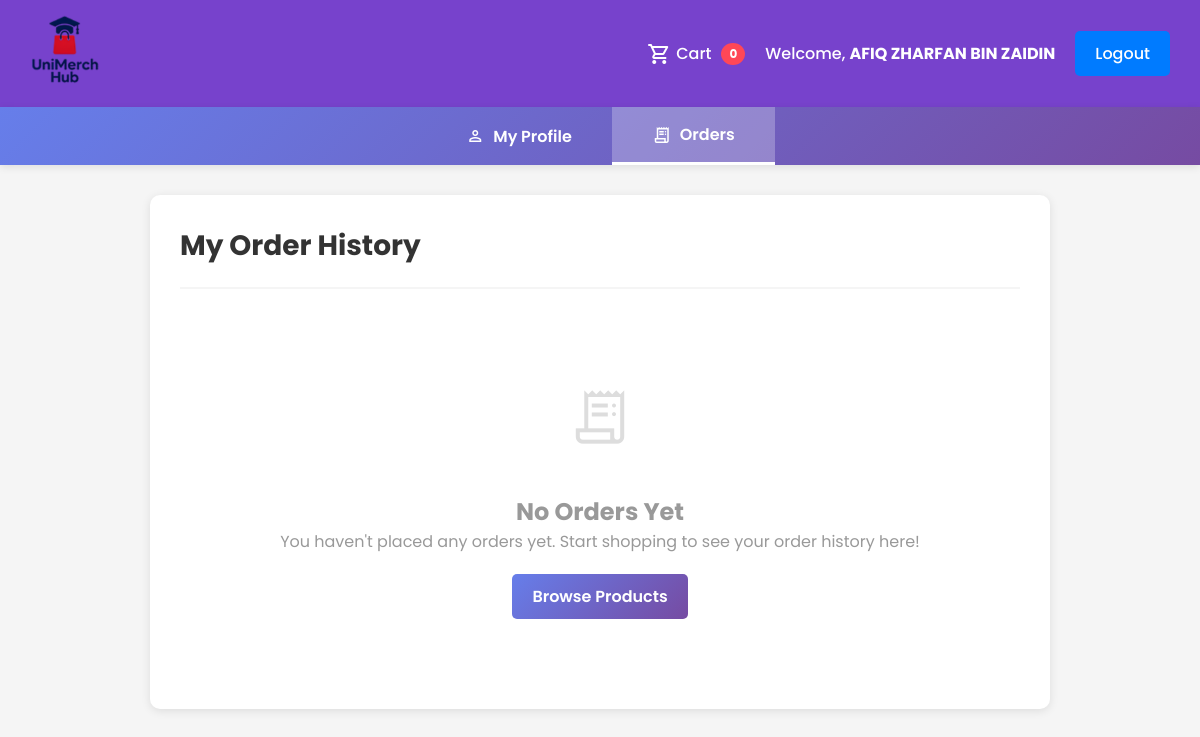
Before: /orderhistory.php (signed in) with the older database file.
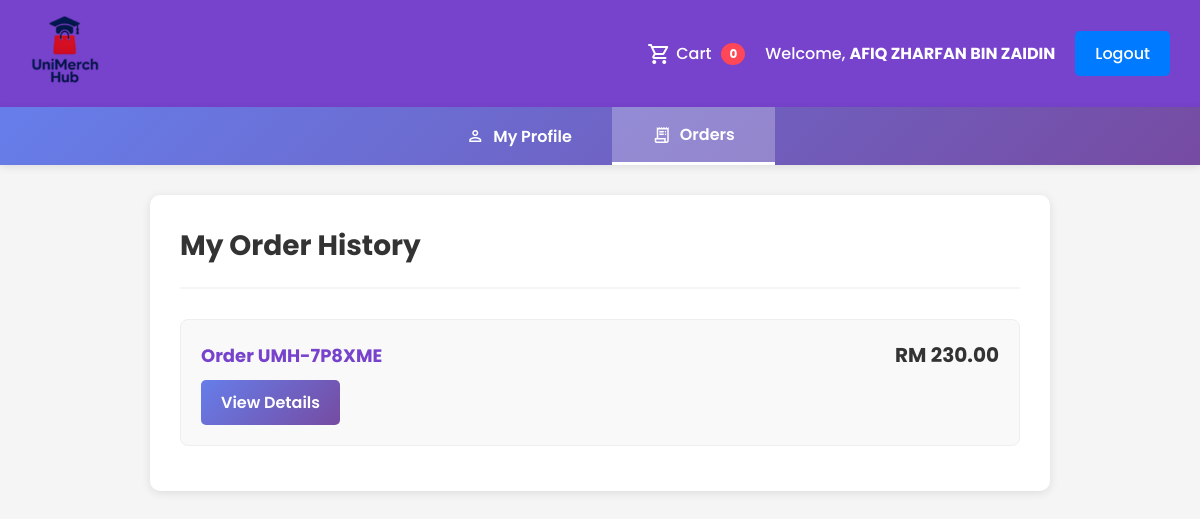
After: the same page with the newer database file.
### tables this page shows
CREATE TABLE `orders` (
  `orderID` int(11) NOT NULL,
  `userID` int(11) NOT NULL,
  `totalAmount` decimal(10,2) NOT NULL,
  `orderDate` timestamp NOT NULL DEFAULT current_timestamp(),
  `fullName` varchar(200) NOT NULL DEFAULT '',
  `phone` varchar(50) NOT NULL DEFAULT '',
  `address` varchar(400) NOT NULL DEFAULT '',
  `paymentMethod` varchar(100) NOT NULL DEFAULT '',
  `orderNumber` varchar(20) DEFAULT NULL
);

### orderhistory.php (the view, shortened to what this page needs)
<?php
include 'includes/db.php';
$userID = $_SESSION['userID'];
$isLoggedIn = isset($_SESSION['email']) && isset($_SESSION['fullName']) && isset($_SESSION['userID']);
$userName = $isLoggedIn ? $_SESSION['fullName'] : '';
function pickFirst($row, $candidates) {
    foreach ($candidates as $c) {
        if (isset($row[$c])) return $row[$c];
    }
    return null;
}
$queries = [
    "SELECT *, COALESCE(orderNumber, CONCAT('UMH-', LPAD(orderID, 6, '0'))) as displayOrderNumber FROM orders WHERE userID = ? ORDER BY orderID DESC",
    "SELECT *, COALESCE(orderNumber, CONCAT('UMH-', LPAD(id, 6, '0'))) as displayOrderNumber FROM orders WHERE user_id = ? ORDER BY id DESC",
    "SELECT *, COALESCE(orderNumber, CONCAT('UMH-', LPAD(id, 6, '0'))) as displayOrderNumber FROM orders WHERE userid = ? ORDER BY id DESC",
    "SELECT *, COALESCE(orderNumber, CONCAT('UMH-', LPAD(orderID, 6, '0'))) as displayOrderNumber FROM orders WHERE userID = ? ORDER BY id DESC",
    "SELECT *, COALESCE(orderNumber, CONCAT('UMH-', LPAD(id, 6, '0'))) as displayOrderNumber FROM orders WHERE customer_id = ? ORDER BY id DESC"
];
$stmt = null;
foreach ($queries as $q) {
    $p = $conn->prepare($q);
    if ($p) {
        $stmt = $p;
        break;
    }
}
$stmt->bind_param('i', $userID);
$stmt->execute();
$res = $stmt->get_result();
?>
<!DOCTYPE html>
<html lang="en">
<head>
    <link rel="stylesheet" href="assets/css/style.css">
</head>
<body>
    <navbar>
        <a href="index.php"><img src="assets/images/logo.png" alt="Logo" class="logo"></a>
        <div id="authArea" class="nav-links">
            <a href="cart.php" style="display: flex; align-items: center; gap: 5px;">
                <span class="material-symbols-outlined">shopping_cart</span>
                Cart <span id="cartCount" class="cart-count-badge">0</span>
            </a>
            <?php if ($isLoggedIn): ?>
                <a href="profile.php"><span style="color: white;">
                    Welcome, <strong><?php echo htmlspecialchars($userName); ?></strong>
                </span></a>
                <a href="logout.php" class="login-btn">Logout</a>
            <?php else: ?>
                <a href="login.html" class="login-btn">Login/Register</a>
            <?php endif; ?>
        </div>
    </navbar>
    <navbar class="profile-nav">
        <a href="profile.php">
            <span class="material-symbols-outlined" style="font-size: 20px;">person</span>
            My Profile
        </a>
        <a href="orderhistory.php" class="active">
            <span class="material-symbols-outlined" style="font-size: 20px;">receipt_long</span>
            Orders
        </a>
    </navbar>
    <div class="container">
        <div class="order-history-container">
            <div class="page-header">
                <h1>My Order History</h1>
            </div>
            <?php if ($res && $res->num_rows > 0): ?>
                <ul class="order-list">
                    <?php while ($order = $res->fetch_assoc()):
                        $orderId = pickFirst($order, ['orderID','id','order_id','orderId']);
                        $orderNumber = $order['displayOrderNumber'] ?? $order['orderNumber'] ?? 'UMH-' . str_pad($orderId, 6, '0', STR_PAD_LEFT);
                        $total = pickFirst($order, ['totalAmount','total','total_amount','amount','grand_total','total_price','price']);
                        if ($total !== null) $totalFmt = 'RM ' . number_format((float)$total, 2);
                        else $totalFmt = 'Total unavailable';
                    ?>
                    <li class="order-item">
                        <div class="order-header">
                            <span class="order-id">Order <?php echo htmlspecialchars($orderNumber ?: 'N/A'); ?></span>
                            <span class="order-total"><?php echo htmlspecialchars($totalFmt); ?></span>
                        </div>
                        <a href="orderdetails.php?order=<?php echo urlencode($orderNumber); ?>" class="view-details-btn">
                            View Details
                        </a>
                    </li>
                    <?php endwhile; ?>
                </ul>
            <?php else: ?>
                <div class="no-orders">
                    <div class="no-orders-icon">
                        <span class="material-symbols-outlined" style="font-size: 64px;">receipt_long</span>
                    </div>
                    <h2>No Orders Yet</h2>
                    <p>You haven't placed any orders yet. Start shopping to see your order history here!</p>
                    <a href="index.php" class="view-details-btn" style="margin-top: 20px;">Browse Products</a>
                </div>
            <?php endif; ?>
        </div>
    </div>
</body>
</html>

Changed rows visible on the page:
added orders: orderNumber "UMH-7P8XME", totalAmount "RM 230.00"
Other visible differences:
text no longer shown: "No Orders Yet You haven't placed any orders yet. Start shopping to see your order history here! Browse Products"
